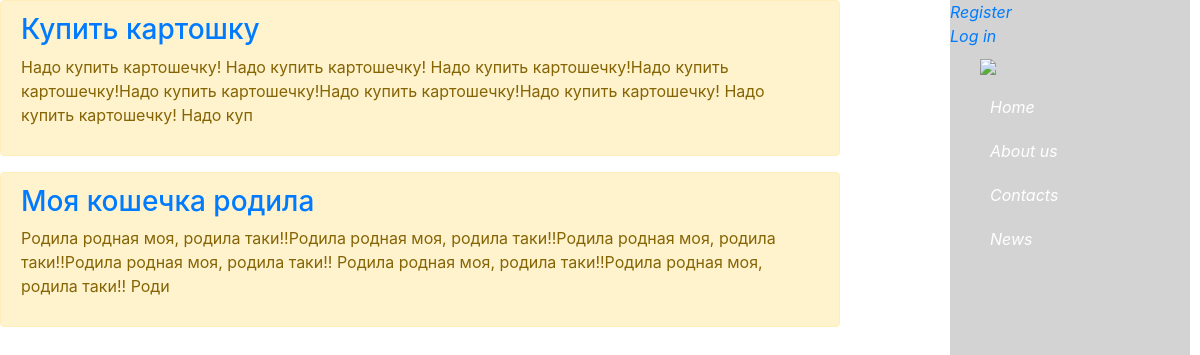
The page / on the database its author committed.
### main/models.py (models this page shows, shortened)
class Forum(models.Model):
    publisher = models.ForeignKey(User, on_delete=models.CASCADE, related_name='the_user')
    topic = models.CharField('Название', max_length=50)
    text = models.TextField('Текст')
    date = models.DateField(default=timezone.now)
    comment = models.CharField('Комментарий', max_length=100, default='Комментарий')
    class Meta:
        verbose_name = 'Пост'
        verbose_name_plural = 'Посты'

### main/views.py (the view)
# urls.py: 2. Add a URL to urlpatterns:  path('', Home.as_view(), name='home')
class Home(ListView):
    model = Forum
    template_name = 'main/index.html'
    ordering = ['-date']

### main/templates/main/index.html (shortened to what this page needs)
{% extends 'main/layout.html' %}
{% block content %}
    {% for post in object_list %}
        <div class="alert alert-warning">
            <a href="{% url 'article-detail' post.pk %}"><h3>{{ post.topic }}</h3></a>
            <p>{{ post.text|safe|slice:":200" }}</p>
        </div>
    {% endfor %}
{% endblock %}

### main/templates/main/layout.html (shortened to what this page needs)
{% load static %}
<!DOCTYPE html>
<html lang="en">
<head>
    <link rel="stylesheet" href="https://cdn.jsdelivr.net/npm/bootstrap@4.5.3/dist/css/bootstrap.min.css">
    <link rel="stylesheet" href="{% static 'main/css/style.css' %}">
</head>
<body>
    <aside>
        {% if user.is_authenticated %}
            <a href="{% url 'logout' %}"><i class="fas fa-home">Logout</i></a>
            <img src="{% static 'main/img/logo.png' %}">
            <ul>
                <a href="{% url 'home' %}"><li><i class="fas fa-home">Home</i></li></a>
                <a href="{% url 'about' %}"><li><i class="fas fa-adress-card">About us</i></li></a>
                <a href=""><li><i class="fas fa-paper-plane">Contacts</i></li></a>
                <a href=""><li><i class="fas fa-news">News</i></li></a>
                <a href="{% url 'create' %}" class=""><li><button class="btn btn-info">Create post</button></li></a>
            </ul>
        {% else %}
            <a href="{% url 'register' %}"><i class="fas fa-home">Register</i></a><br>
            <a href="{% url 'login' %}"><i class="fas fa-home">Log in</i></a><br>
            <img src="{% static 'main/img/logo.png' %}">
            <ul>
                <a href="{% url 'home' %}"><li><i class="fas fa-home">Home</i></li></a>
                <a href="{% url 'about' %}"><li><i class="fas fa-adress-card">About us</i></li></a>
                <a href=""><li><i class="fas fa-paper-plane">Contacts</i></li></a>
                <a href=""><li><i class="fas fa-news">News</i></li></a>
            </ul>
        {% endif %}
    </aside>
    <main>
        {% block content %}
        {% endblock %}
    </main>
</body>
</html>

### main/static/main/css/style.css (style rules this page uses)
aside { float: right; width: 20%; background-color: lightgray; height: 100vh; margin-right: 10px; }
aside img { width: 50%; margin-left: 30px; margin-top: 10px; }
aside ul { list-style: none }
aside ul li { margin-top: 20px; color: #fff; display: block; transition: transform .6s ease; }
.alert-warning { width: 70%; }

### rows shown on the page
Forum: topic "Купить картошку", text "Надо купить картошечку! Надо купить картошечку! Надо купить картошечку!Надо купить картошечку!Надо купить картошечку!Надо купить картошечку!Надо купить картошечку! Надо купить картошечку! Надо куп"
Forum: topic "Моя кошечка родила", text "Родила родная моя, родила таки!!Родила родная моя, родила таки!!Родила родная моя, родила таки!!Родила родная моя, родила таки!! Родила родная моя, родила таки!!Родила родная моя, родила таки!! Роди"
